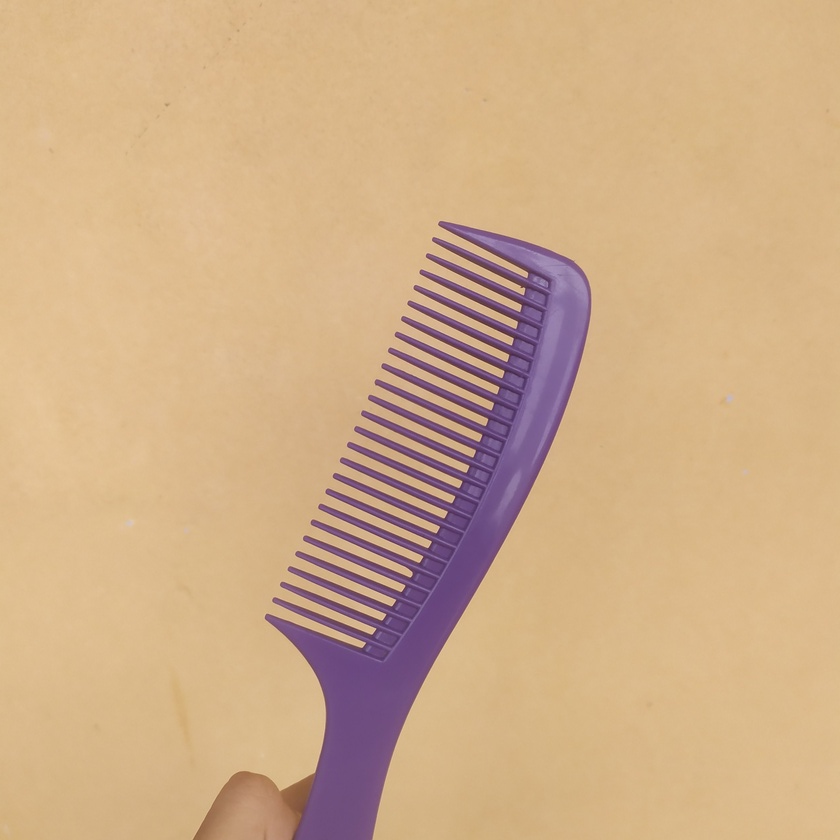
#> input picture sisir.jpg, 840 x 840 px, shrunk from 3000 x 3000 before the run
$ jupyter execute --allow-errors 'Deteksi contour.ipynb'
#> lines starting #> are read from the running program, lines starting #| are printed output that depends on the picture; after the words box and inside, x2 and y2 are one past the last pixel; in counts of white or black regions, pixels touching at a corner belong together
Alif Adhitya (202131126)

# Import Library

[cell 1]
import cv2
import numpy as np
import matplotlib.pyplot as plt

# Membaca gambar

[cell 2]
image = cv2.imread("sisir.jpg")
#> image is the input picture: shape (840, 840, 3); mean B, G, R 136.8, 173.4, 207

# Konversi gambar ke grayscale dan menjadikan binary thresholding

[cell 3]
gray = cv2.cvtColor(image, cv2.COLOR_BGR2GRAY)
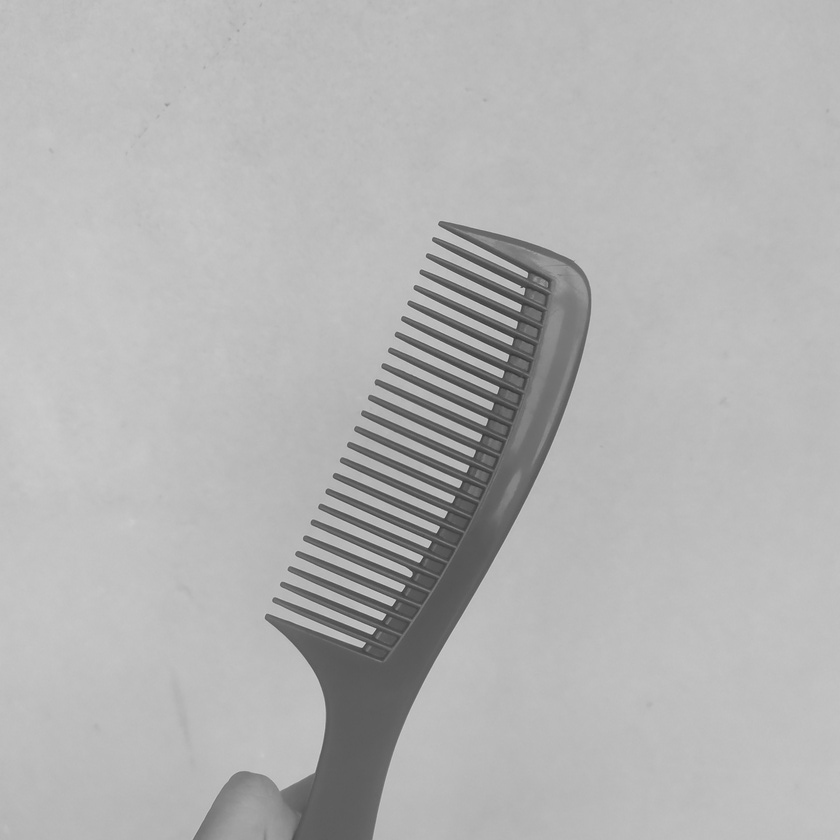
#> gray: shape (840, 840); min 51, max 210, mean 179.3

ret, thresh = cv2.threshold(gray, 150, 255, cv2.THRESH_BINARY)
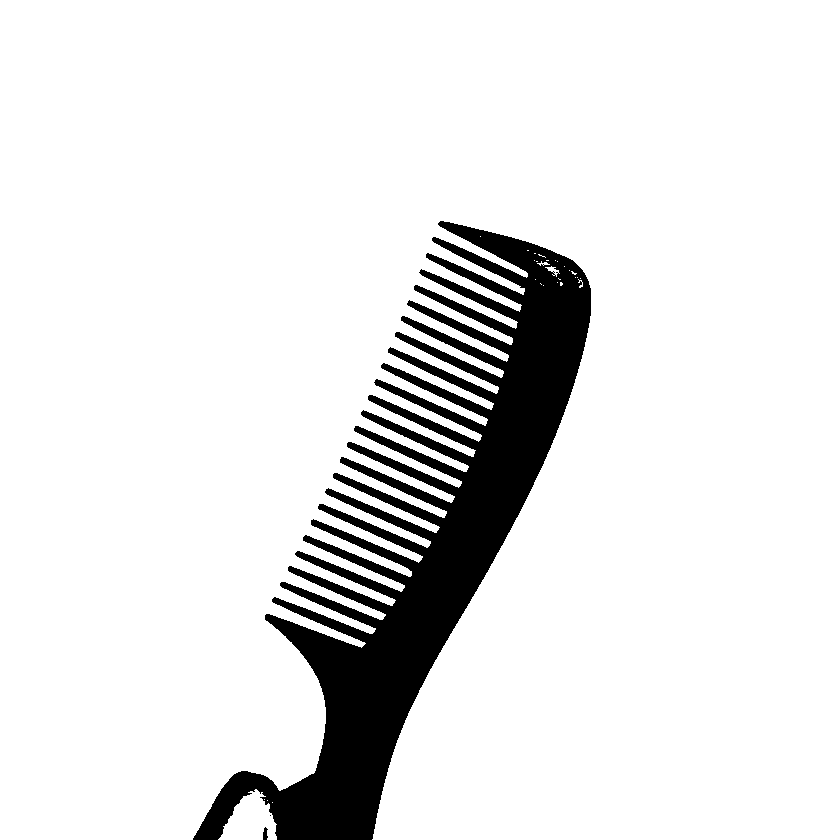
#> thresh: shape (840, 840); 89.5% white; 3 black regions (1 under 20 px), largest, box (x1, y1, x2, y2) and area: (193, 221, 591, 840) 74131, (263, 827, 268, 840) 48

# Memproses dan mendeteksi kontur gambar

[cell 4]
# berfungis mengurangi noise
blurred = cv2.GaussianBlur(gray, (5, 5), 0)

# deteksi tepi menggunakan metode Canny pada citra yang sudah dikurangi noisenya
edges = cv2.Canny(blurred, 50, 150)
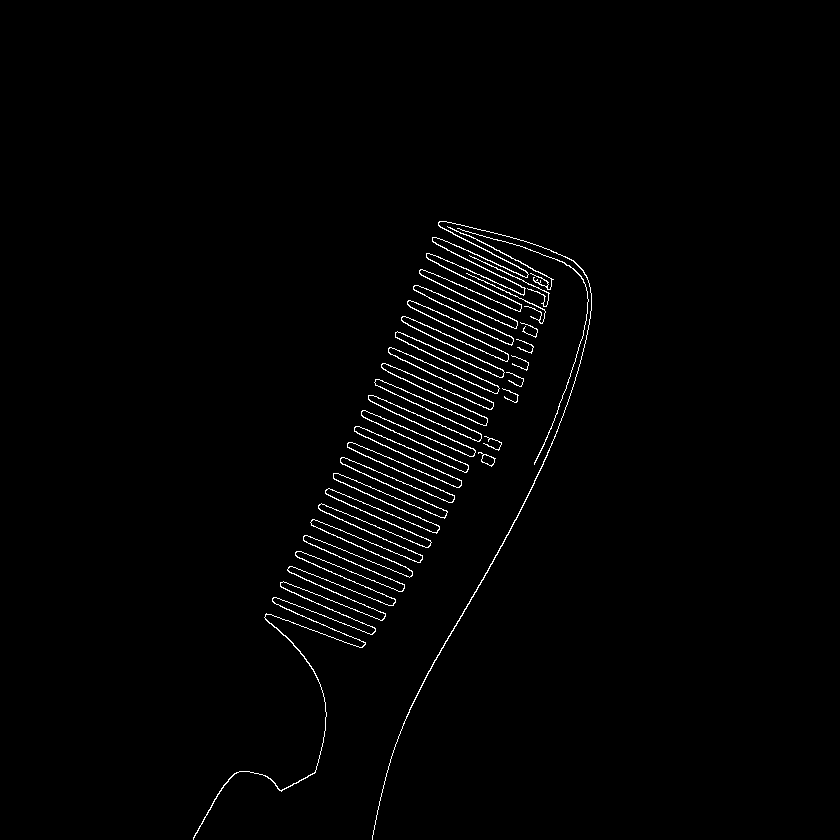
#> edges: shape (840, 840); 1.4% white in thin lines or dots, all inside (x1, y1, x2, y2) = (193, 221, 592, 840)

# mencari kontur pada citra tepi dan mengembalikan kontur
contours, _ = cv2.findContours(edges.copy(), cv2.RETR_EXTERNAL, cv2.CHAIN_APPROX_SIMPLE)
#> contours = 12 contours, 6 with area under 20; largest, box (x1, y1, x2, y2) and area: (193, 221, 592, 840) 1931, (478, 452, 496, 467) 105, (447, 226, 554, 290) 63, (457, 228, 589, 465) 40, (469, 255, 550, 307) 32, (466, 273, 546, 324) 30

# digunakan untuk membuat citra kosong dengan latar belakang putih.
result_with_bg = np.ones_like(image) * 255

# menjadikan warna kontur sebagai merah
cv2.drawContours(result_with_bg, contours, -1, (0, 0, 255), 2)
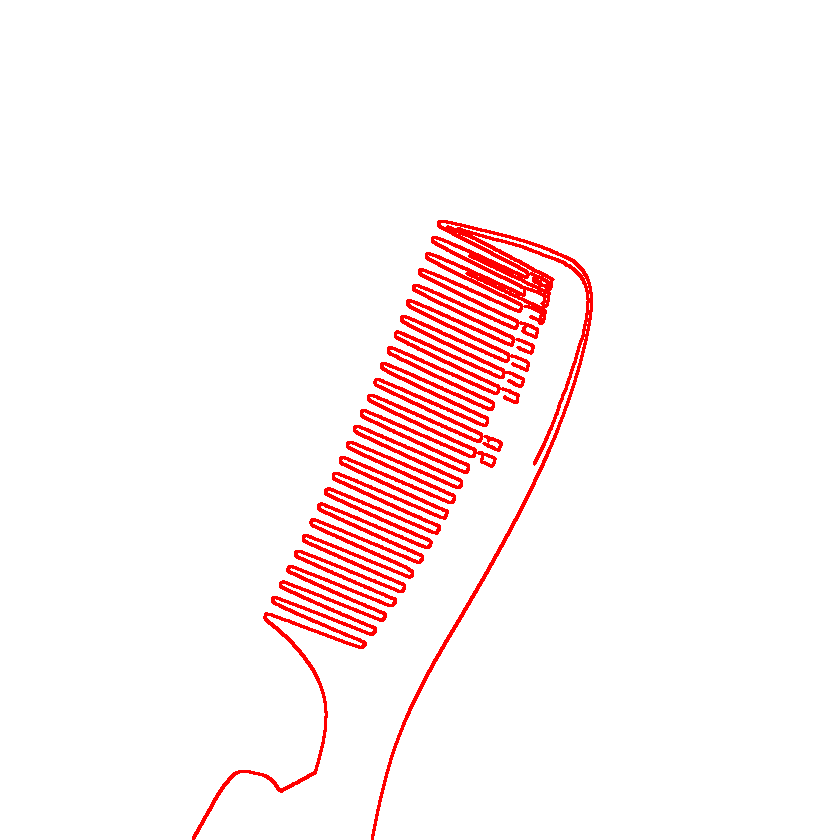
#> result_with_bg: shape (840, 840, 3); mean of channels 0, 1, 2 243.9, 243.9, 255; drawn as B, G, R

# membuat salinan citra asli yang akan digunakan untuk menggambar kontur
image_copy = image.copy()

# menggambar kontur pada citra image copy menggunakan fungsi cv2.drawContours()
#> (the rest of this cell did not finish here and is left out)
